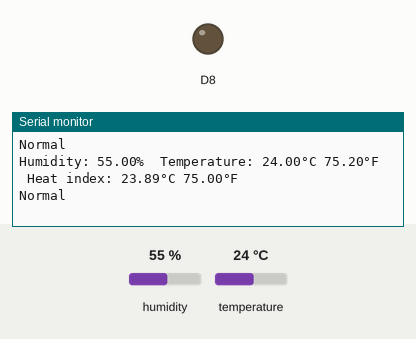
This sketch was run on a simulated ESP8266 (NodeMCU). Shown: output pins drawn as LEDs (lit = HIGH), the last lines printed to the serial monitor. Inputs (shaded band) come from the test bench; at power-on: temperature 24 °C, humidity 55 %.

Above: at 5.8 s.
5.9 s: temperature set to 29.4 °C
At 9.2 s:
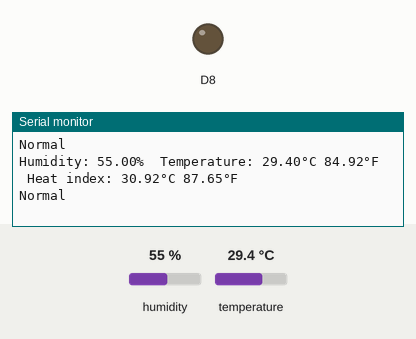
10.2 s: temperature set to 30.8 °C
At 12.6 s:
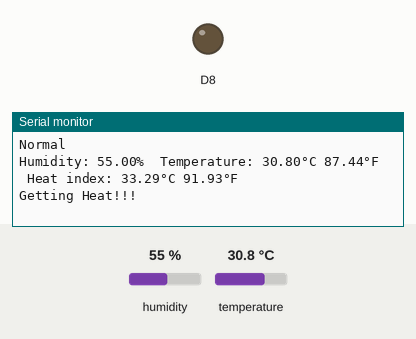
Timing chart, 0 to 14.1 s (numbered marks = the images above; inputs shaded):
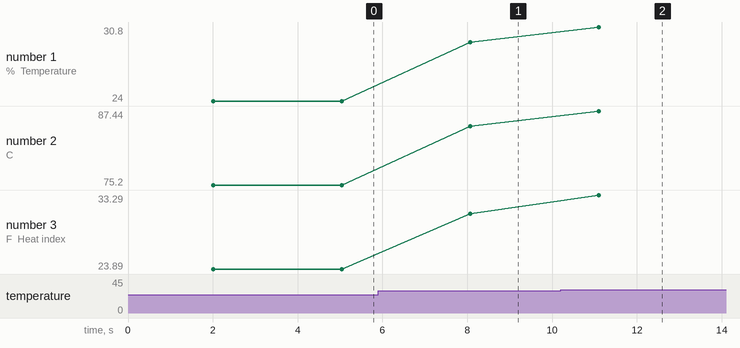

Measured:
- the behaviour switches between 29.9 and 30 °C on temperature (found by bisection; images 1 and 2)
- after the input at 5.9 s, the serial monitor: prints a new line after 2.2 s (image 1)
- after the input at 10.2 s, the serial monitor: prints a new line after 0.90 s (image 2)
- plotted number 1: 24 → 29.4 after the input at 5.9 s, 29.4 → 30.8 after the input at 10.2 s
- plotted number 2: 75.2 → 84.92 after the input at 5.9 s, 84.92 → 87.44 after the input at 10.2 s
- plotted number 3: 23.89 → 30.92 after the input at 5.9 s, 30.92 → 33.29 after the input at 10.2 s

The sketch:

Assignment1.ino
```cpp
// Include the DHT library which provides functions to interact with DHT sensors.
#include "DHT.h"

// Define the GPIO pin where the data pin of the DHT sensor is connected.
#define DHTPIN D6

// Define the type of DHT sensor being used. It can be either DHT11 or DHT22.
#define DHTTYPE DHT22

// Create an instance of the DHT class with the specified pin and type.
DHT dht(DHTPIN, DHTTYPE);

void setup() {
  // Initialize serial communication at a baud rate of 9600 bits per second.
  Serial.begin(9600);
  Serial.println(F("DHT11 test!"));

  // Set the pin mode for the LED pin as output.
  pinMode(D8, OUTPUT);

  // Initialize the DHT sensor.
  dht.begin();
}

void loop() {
  // Wait a few seconds between measurements.
  delay(2000);

  // Reading temperature or humidity takes about 250 milliseconds!
  // Read humidity in percentage
  float h = dht.readHumidity();

  // Read temperature in Celsius (default)
  float t = dht.readTemperature();

  // Read temperature in Fahrenheit
  float f = dht.readTemperature(true);

  // Check if any reads failed and exit early (to try again).
  if (isnan(h) || isnan(t) || isnan(f)) {
    Serial.println(F("Failed to read from DHT sensor!"));
    return;
  }

  // Compute heat index in Fahrenheit (default)
  float hif = dht.computeHeatIndex(f, h);

  // Compute heat index in Celsius
  float hic = dht.computeHeatIndex(t, h, false);

  // Print the humidity and temperature values to the serial monitor.
  Serial.print(F("Humidity: "));
  Serial.print(h);
  Serial.print(F("%  Temperature: "));
  Serial.print(t);
  Serial.print(F("°C "));
  Serial.print(f);
  Serial.print(F("°F  Heat index: "));
  Serial.print(hic);
  Serial.print(F("°C "));
  Serial.print(hif);
  Serial.println(F("°F"));

   // Check the temperature and print the appropriate message
  if (t >= 30.0) {
    Serial.println("Getting Heat!!!");
  } else {
    Serial.println("Normal");
  }

  // Wait for a second before the next loop iteration
  delay(1000);
}
```
